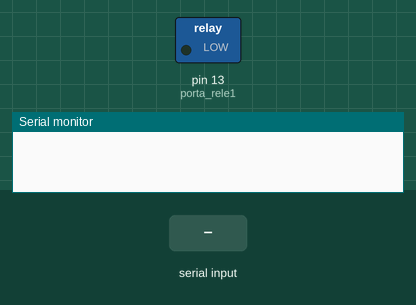
A sketch run on a simulated Arduino Uno, built with avr-gcc and run on an emulated ATmega328P. Shown: switched loads named in the sketch (green lamp = pin HIGH), the last lines printed to the serial monitor. The inputs (shaded band) are chosen by the test bench.

Above: at 1.2 s.
1.3 s: "2" received over Serial
At 2.5 s:
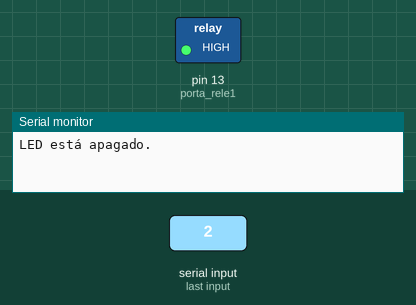
2.8 s: "1" received over Serial
At 3.7 s:
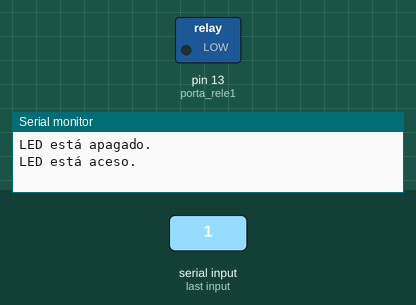
Timing chart, 0 to 5.8 s (numbered marks = the images above; inputs shaded):
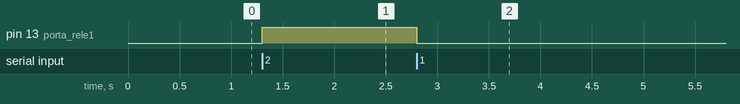

The sketch:

automacao_arduino.ino
```cpp
//Programa : Teste Modulo Rele Arduino 2 canais - Lampadas
//Autor : FILIPEFLOP

//Porta ligada ao pino IN1 do modulo
int porta_rele1 = 13;


void setup()
{
  //Define pinos para o rele como saida
  pinMode(porta_rele1, OUTPUT);
  Serial.begin(9600);
}

void loop()
{
  char command;

  command = Serial.read();

  if (command == '1'){
    digitalWrite(porta_rele1, LOW);  //Liga rele 1
    Serial.println("LED está aceso.");
  }
  else if(command == '2'){
    digitalWrite(porta_rele1, HIGH); //Desliga rele 1
    Serial.println("LED está apagado.");
  }

}
```

Measured:
- after the input at 1.3 s, pin 13 (porta_rele1): LOW → HIGH at once
- after the input at 2.8 s, pin 13 (porta_rele1): HIGH → LOW at once
